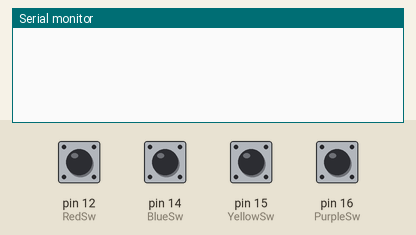
Recording of a sketch running on a simulated Arduino Uno, built with avr-gcc and run on an emulated ATmega328P. Shown: the last lines printed to the serial monitor. The inputs (shaded band) are chosen by the test bench; at power-on: pin 12 (RedSw), pin 14 (BlueSw), pin 15 (YellowSw), pin 16 (PurpleSw) HIGH. The audio player accepts every command and is not drawn.

Above: at 1.7 s.
1.8 s: pin 12 (RedSw) pulled LOW for 0.15 s
At 2.7 s:
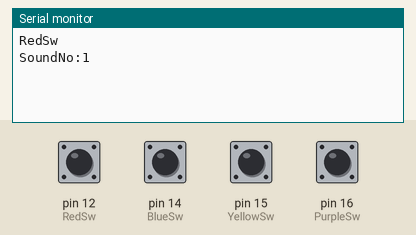
3.4 s: pin 14 (BlueSw) pulled LOW for 0.15 s
At 3.56 s:
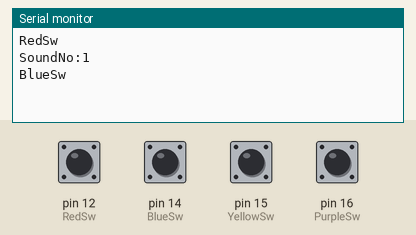
5.0 s: pin 15 (YellowSw) pulled LOW for 0.15 s
At 5.19 s:
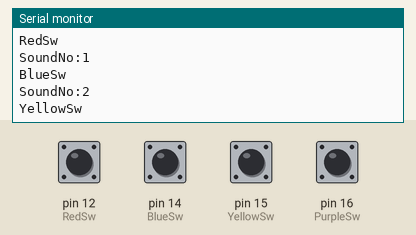
6.6 s: pin 16 (PurpleSw) pulled LOW for 0.15 s
At 6.72 s:
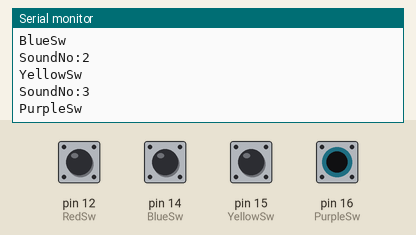
Timing chart, 0 to 9.2 s (numbered marks = the images above; inputs shaded):
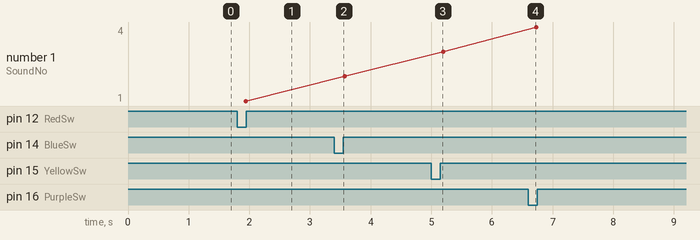

Measured:
- after the input at 1.8 s, the serial monitor: prints a new line at once (image 1)
- after the input at 3.4 s, the serial monitor: prints a new line at once (image 2)
- after the input at 5.0 s, the serial monitor: prints a new line after 0.07 s (image 3)
- after the input at 6.6 s, the serial monitor: prints a new line at once (image 4)
- plotted number 1: 1 → 2 after the input at 3.4 s, 2 → 3 after the input at 5.0 s, 3 → 4 after the input at 6.6 s

The sketch:

denou.ino
```cpp
// (licence header left out)
#include "DFRobotDFPlayerMini.h"
#include <SoftwareSerial.h>

#define RedSw 12
#define BlueSw 14
#define YellowSw 15
#define PurpleSw 16

SoftwareSerial mySoftwareSerial(A4, A5); // RX, TX
DFRobotDFPlayerMini myDFPlayer;

//Task Schedule
unsigned long gPrevious = 0;

void setup() {
  Serial.begin(115200);

  mySoftwareSerial.begin(9600);
  myDFPlayer.begin(mySoftwareSerial);
  myDFPlayer.volume(10);  //Set volume value. From 0 to 30

  pinMode(RedSw, INPUT_PULLUP);   // プルアップでポート設定
  pinMode(BlueSw, INPUT_PULLUP);
  pinMode(YellowSw, INPUT_PULLUP);
  pinMode(PurpleSw, INPUT_PULLUP);

  //Reset task
  gPrevious = millis();
}

void loop() {
  if( (millis() - gPrevious) >= 100){  // 100msec scan
    StateMachine();
    //Reset task
    gPrevious = millis();
  }
}

void StateMachine(void)
{
  enum{
      ST_SWSCAN = 0,
      ST_MP3PLAY,
  };

  static int state = ST_SWSCAN;
  static int SoundNo = 0;

  switch(state){
    case ST_SWSCAN:// スイッチスキャンステート
                    if(digitalRead(RedSw) == 0){
                      Serial.println("RedSw");
                      SoundNo = 1;
                      state = ST_MP3PLAY;
                      break;
                    }
                    if(digitalRead(BlueSw) == 0){
                      Serial.println("BlueSw");
                      SoundNo = 2;
                      state = ST_MP3PLAY;
                      break;
                    }
                    if(digitalRead(YellowSw) == 0){
                      Serial.println("YellowSw");
                      SoundNo = 3;
                      state = ST_MP3PLAY;
                      break;
                    }
                    if(digitalRead(PurpleSw) == 0){
                      Serial.println("PurpleSw");
                      SoundNo = 4;
                      state = ST_MP3PLAY;
                      break;
                    }
                    break;

    case ST_MP3PLAY:// MP3 Sound 再生ステート
                    myDFPlayer.play(SoundNo);
                    Serial.print("SoundNo:");
                    Serial.println(SoundNo);
                    state = ST_SWSCAN;
                    break;

    default:
                    break;
  }

}
```
